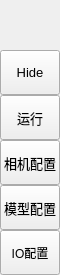
        <widget class="QFrame" name="leftMenuBg">
         <property name="minimumSize">
          <size>
           <width>60</width>
           <height>0</height>
          </size>
         </property>
         <property name="maximumSize">
          <size>
           <width>60</width>
           <height>16777215</height>
          </size>
         </property>
         <property name="frameShape">
          <enum>QFrame::Shape::NoFrame</enum>
         </property>
         <property name="frameShadow">
          <enum>QFrame::Shadow::Raised</enum>
         </property>
         <layout class="QVBoxLayout" name="verticalLayout_3">
          <property name="spacing">
           <number>0</number>
          </property>
          <property name="leftMargin">
           <number>0</number>
          </property>
          <property name="topMargin">
           <number>0</number>
          </property>
          <property name="rightMargin">
           <number>0</number>
          </property>
          <property name="bottomMargin">
           <number>0</number>
          </property>
          <item>
           <widget class="QFrame" name="topLogoInfo">
            <property name="minimumSize">
             <size>
              <width>0</width>
              <height>50</height>
             </size>
            </property>
            <property name="maximumSize">
             <size>
              <width>16777215</width>
              <height>50</height>
             </size>
            </property>
            <property name="frameShape">
             <enum>QFrame::Shape::NoFrame</enum>
            </property>
            <property name="frameShadow">
             <enum>QFrame::Shadow::Raised</enum>
            </property>
            <widget class="QFrame" name="topLogo">
             <property name="geometry">
              <rect>
               <x>10</x>
               <y>5</y>
               <width>42</width>
               <height>42</height>
              </rect>
             </property>
             <property name="minimumSize">
              <size>
               <width>42</width>
               <height>42</height>
              </size>
             </property>
             <property name="maximumSize">
              <size>
               <width>42</width>
               <height>42</height>
              </size>
             </property>
             <property name="frameShape">
              <enum>QFrame::Shape::NoFrame</enum>
             </property>
             <property name="frameShadow">
              <enum>QFrame::Shadow::Raised</enum>
             </property>
            </widget>
            <widget class="QLabel" name="titleLeftApp">
             <property name="geometry">
              <rect>
               <x>70</x>
               <y>8</y>
               <width>160</width>
               <height>20</height>
              </rect>
             </property>
             <property name="font">
              <font>
               <family>Segoe UI Semibold</family>
               <pointsize>12</pointsize>
               <italic>false</italic>
               <fontweight></fontweight>
              </font>
             </property>
             <property name="text">
              <string>Defeat Detection</string>
             </property>
             <property name="alignment">
              <set>Qt::AlignmentFlag::AlignLeading|Qt::AlignmentFlag::AlignLeft|Qt::AlignmentFlag::AlignTop</set>
             </property>
            </widget>
            <widget class="QLabel" name="titleLeftDescription">
             <property name="geometry">
              <rect>
               <x>70</x>
               <y>27</y>
               <width>160</width>
               <height>16</height>
              </rect>
             </property>
             <property name="maximumSize">
              <size>
               <width>16777215</width>
               <height>16</height>
              </size>
             </property>
             <property name="font">
              <font>
               <family>Segoe UI</family>
               <pointsize>8</pointsize>
               <italic>false</italic>
               <bold>false</bold>
              </font>
             </property>
             <property name="text">
              <string>AI driven</string>
             </property>
             <property name="alignment">
              <set>Qt::AlignmentFlag::AlignLeading|Qt::AlignmentFlag::AlignLeft|Qt::AlignmentFlag::AlignTop</set>
             </property>
            </widget>
           </widget>
          </item>
          <item>
           <widget class="QFrame" name="leftMenuFrame">
            <property name="frameShape">
             <enum>QFrame::Shape::NoFrame</enum>
            </property>
            <property name="frameShadow">
             <enum>QFrame::Shadow::Raised</enum>
            </property>
            <layout class="QVBoxLayout" name="verticalMenuLayout">
             <property name="spacing">
              <number>0</number>
             </property>
             <property name="leftMargin">
              <number>0</number>
             </property>
             <property name="topMargin">
              <number>0</number>
             </property>
             <property name="rightMargin">
              <number>0</number>
             </property>
             <property name="bottomMargin">
              <number>0</number>
             </property>
             <item>
              <widget class="QFrame" name="toggleBox">
               <property name="maximumSize">
                <size>
                 <width>16777215</width>
                 <height>45</height>
                </size>
               </property>
               <property name="frameShape">
                <enum>QFrame::Shape::NoFrame</enum>
               </property>
               <property name="frameShadow">
                <enum>QFrame::Shadow::Raised</enum>
               </property>
               <layout class="QVBoxLayout" name="verticalLayout_4">
                <property name="spacing">
                 <number>0</number>
                </property>
                <property name="leftMargin">
                 <number>0</number>
                </property>
                <property name="topMargin">
                 <number>0</number>
                </property>
                <property name="rightMargin">
                 <number>0</number>
                </property>
                <property name="bottomMargin">
                 <number>0</number>
                </property>
                <item>
                 <widget class="QPushButton" name="toggleButton">
                  <property name="sizePolicy">
                   <sizepolicy hsizetype="Expanding" vsizetype="Fixed">
                    <horstretch>0</horstretch>
                    <verstretch>0</verstretch>
                   </sizepolicy>
                  </property>
                  <property name="minimumSize">
                   <size>
                    <width>0</width>
                    <height>45</height>
                   </size>
                  </property>
                  <property name="font">
                   <font>
                    <family>Segoe UI</family>
                    <pointsize>10</pointsize>
                    <italic>false</italic>
                    <bold>false</bold>
                   </font>
                  </property>
                  <property name="cursor">
                   <cursorShape>PointingHandCursor</cursorShape>
                  </property>
                  <property name="layoutDirection">
                   <enum>Qt::LayoutDirection::LeftToRight</enum>
                  </property>
                  <property name="styleSheet">
                   <string notr="true">background-image: url(:/icons/images/icons/icon_menu.png);</string>
                  </property>
                  <property name="text">
                   <string>Hide</string>
                  </property>
                 </widget>
                </item>
               </layout>
              </widget>
             </item>
             <item alignment="Qt::AlignmentFlag::AlignTop">
              <widget class="QFrame" name="topMenu">
               <property name="frameShape">
                <enum>QFrame::Shape::NoFrame</enum>
               </property>
               <property name="frameShadow">
                <enum>QFrame::Shadow::Raised</enum>
               </property>
               <layout class="QVBoxLayout" name="verticalLayout_8">
                <property name="spacing">
                 <number>0</number>
                </property>
                <property name="leftMargin">
                 <number>0</number>
                </property>
                <property name="topMargin">
                 <number>0</number>
                </property>
                <property name="rightMargin">
                 <number>0</number>
                </property>
                <property name="bottomMargin">
                 <number>0</number>
                </property>
                <item>
                 <widget class="QPushButton" name="btn_home">
                  <property name="sizePolicy">
                   <sizepolicy hsizetype="Expanding" vsizetype="Fixed">
                    <horstretch>0</horstretch>
                    <verstretch>0</verstretch>
                   </sizepolicy>
                  </property>
                  <property name="minimumSize">
                   <size>
                    <width>0</width>
                    <height>45</height>
                   </size>
                  </property>
                  <property name="font">
                   <font>
                    <family>Segoe UI</family>
                    <pointsize>10</pointsize>
                    <italic>false</italic>
                    <bold>false</bold>
                   </font>
                  </property>
                  <property name="cursor">
                   <cursorShape>PointingHandCursor</cursorShape>
                  </property>
                  <property name="layoutDirection">
                   <enum>Qt::LayoutDirection::LeftToRight</enum>
                  </property>
                  <property name="styleSheet">
                   <string notr="true">background-image: url(:/icons/images/icons/cil-home.png);</string>
                  </property>
                  <property name="text">
                   <string>运行</string>
                  </property>
                 </widget>
                </item>
                <item>
                 <widget class="QPushButton" name="btn_camera">
                  <property name="sizePolicy">
                   <sizepolicy hsizetype="Expanding" vsizetype="Fixed">
                    <horstretch>0</horstretch>
                    <verstretch>0</verstretch>
                   </sizepolicy>
                  </property>
                  <property name="minimumSize">
                   <size>
                    <width>0</width>
                    <height>45</height>
                   </size>
                  </property>
                  <property name="font">
                   <font>
                    <family>Segoe UI</family>
                    <pointsize>10</pointsize>
                    <italic>false</italic>
                    <bold>false</bold>
                   </font>
                  </property>
                  <property name="cursor">
                   <cursorShape>PointingHandCursor</cursorShape>
                  </property>
                  <property name="layoutDirection">
                   <enum>Qt::LayoutDirection::LeftToRight</enum>
                  </property>
                  <property name="styleSheet">
                   <string notr="true">background-image: url(:/icons/images/icons/cil-camera.png);</string>
                  </property>
                  <property name="text">
                   <string>相机配置</string>
                  </property>
                 </widget>
                </item>
                <item>
                 <widget class="QPushButton" name="btn_setting">
                  <property name="sizePolicy">
                   <sizepolicy hsizetype="Expanding" vsizetype="Fixed">
                    <horstretch>0</horstretch>
                    <verstretch>0</verstretch>
                   </sizepolicy>
                  </property>
                  <property name="minimumSize">
                   <size>
                    <width>0</width>
                    <height>45</height>
                   </size>
                  </property>
                  <property name="font">
                   <font>
                    <family>Segoe UI</family>
                    <pointsize>10</pointsize>
                    <italic>false</italic>
                    <bold>false</bold>
                   </font>
                  </property>
                  <property name="cursor">
                   <cursorShape>PointingHandCursor</cursorShape>
                  </property>
                  <property name="layoutDirection">
                   <enum>Qt::LayoutDirection::LeftToRight</enum>
                  </property>
                  <property name="styleSheet">
                   <string notr="true">background-image: url(:/icons/images/icons/cil-settings.png);</string>
                  </property>
                  <property name="text">
                   <string>模型配置</string>
                  </property>
                 </widget>
                </item>
                <item>
                 <widget class="QPushButton" name="btn_ioboard">
                  <property name="minimumSize">
                   <size>
                    <width>0</width>
                    <height>45</height>
                   </size>
                  </property>
                  <property name="styleSheet">
                   <string notr="true">background-image: url(:/icons/images/icons/cil-tags.png);</string>
                  </property>
                  <property name="text">
                   <string>IO配置</string>
                  </property>
                 </widget>
                </item>
               </layout>
              </widget>
             </item>
             <item alignment="Qt::AlignmentFlag::AlignBottom">
              <widget class="QFrame" name="bottomMenu">
               <property name="frameShape">
                <enum>QFrame::Shape::NoFrame</enum>
               </property>
               <property name="frameShadow">
                <enum>QFrame::Shadow::Raised</enum>
               </property>
               <layout class="QVBoxLayout" name="verticalLayout_9">
                <property name="spacing">
                 <number>0</number>
                </property>
                <property name="leftMargin">
                 <number>0</number>
                </property>
                <property name="topMargin">
                 <number>0</number>
                </property>
                <property name="rightMargin">
                 <number>0</number>
                </property>
                <property name="bottomMargin">
                 <number>0</number>
                </property>
               </layout>
              </widget>
             </item>
            </layout>
           </widget>
          </item>
         </layout>
        </widget>
